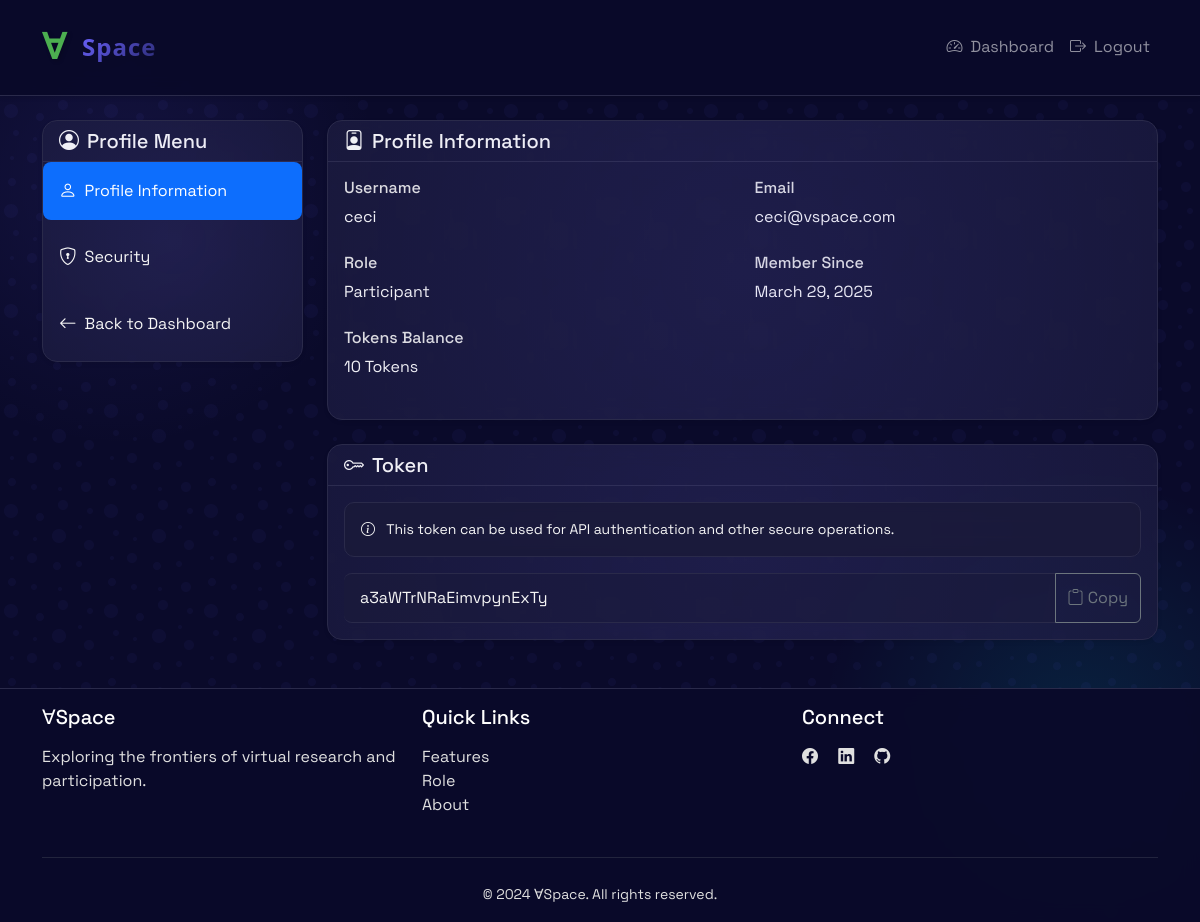
Screenshot of /profile/ (signed in) with the database file from the repository.
### users/models.py (models this page shows, shortened)
class CustomUser(AbstractUser):
    ROLE_CHOICES = [
        ('researcher', 'Researcher'),
        ('participant', 'Participant'),
    ]
    role = models.CharField(max_length=20, choices=ROLE_CHOICES, default='participant')
    email = models.EmailField(unique=True)
    token = models.CharField(max_length=20, unique=True, blank=True, null=True)
    tokens_amount = models.IntegerField(default=0, help_text="Amount of special currency tokens")

### users/views.py (the view)
# urls.py: path('profile/', views.profile_view, name='profile'),
@login_required
def profile_view(request):
    return render(request, 'users/profile.html')

### templates/users/profile.html (shortened to what this page needs)
{% extends "base.html" %}
{% block content %}
<div class="container mt-4">
    <div class="row">
        <div class="col-md-3">
            <div class="card shadow-sm mb-4 space-element">
                <div class="card-header bg-transparent">
                    <h5 class="card-title mb-0">
                        <i class="bi bi-person-circle me-2"></i>Profile Menu
                    </h5>
                </div>
                <div class="card-body p-0">
                    <div class="list-group list-group-flush">
                        <a href="{% url 'profile' %}" class="list-group-item list-group-item-action active d-flex align-items-center">
                            <i class="bi bi-person me-2"></i> Profile Information
                        </a>
                        <a href="{% url 'security' %}" class="list-group-item list-group-item-action d-flex align-items-center">
                            <i class="bi bi-shield-lock me-2"></i> Security
                        </a>
                        <a href="{% url 'dashboard' %}" class="list-group-item list-group-item-action d-flex align-items-center">
                            <i class="bi bi-arrow-left me-2"></i> Back to Dashboard
                        </a>
                    </div>
                </div>
            </div>
        </div>
        <div class="col-md-9">
            <div class="card shadow-sm mb-4 space-element">
                <div class="card-header bg-transparent">
                    <h5 class="card-title mb-0">
                        <i class="bi bi-person-badge me-2"></i>Profile Information
                    </h5>
                </div>
                <div class="card-body">
                    <div class="row">
                        <div class="col-md-6 mb-4">
                            <h6 class="text-muted mb-2">Username</h6>
                            <p class="mb-0">{{ user.username }}</p>
                        </div>
                        <div class="col-md-6 mb-4">
                            <h6 class="text-muted mb-2">Email</h6>
                            <p class="mb-0">{{ user.email }}</p>
                        </div>
                        <div class="col-md-6 mb-4">
                            <h6 class="text-muted mb-2">Role</h6>
                            <p class="mb-0">{{ user.role|title }}</p>
                        </div>
                        <div class="col-md-6 mb-4">
                            <h6 class="text-muted mb-2">Member Since</h6>
                            <p class="mb-0">{{ user.date_joined|date:"F j, Y" }}</p>
                        </div>
                        <div class="col-md-6 mb-4">
                            <h6 class="text-muted mb-2">Tokens Balance</h6>
                            <p class="mb-0">{{ user.tokens_amount }} Tokens</p>
                        </div>
                    </div>
                </div>
            </div>
            <div class="card shadow-sm space-element mb-5">
                <div class="card-header bg-transparent">
                    <h5 class="card-title mb-0">
                        <i class="bi bi-key me-2"></i>Token
                    </h5>
                </div>
                <div class="card-body">
                    <div class="alert alert-info">
                        <i class="bi bi-info-circle me-2"></i>
                        This token can be used for API authentication and other secure operations.
                    </div>
                    <div class="input-group">
                        <input type="text" class="form-control" value="{{ user.token }}" readonly>
                        <button class="btn btn-outline-secondary copy-token" type="button">
                            <i class="bi bi-clipboard"></i> Copy
                        </button>
                    </div>
                </div>
            </div>
        </div>
    </div>
</div>
{% endblock %}

### static/css/style.css (style rules this page uses)
:root { --primary-color: #6C63FF; --secondary-color: #2A2A72; --accent-color: #00F5FF; --dark-bg: #0A0A2A; --darker-bg: #050510; --light-bg: #1A1A3A; --text-color: #FFFFFF; --text-muted: #E0E0E0; --text-light: #F5F5F5; --border-color: #2A2A4A; --card-bg: rgba(26, 26, 58, 0.8); --gradient-primary: linear-gradient(135deg, var(--primary-color), var(--secondary-color)); --gradient-accent: linear-gradient(135deg, var(--accent-color), var(--primary-color)); }
body { font-family: 'Space Grotesk', sans-serif; background-color: var(--dark-bg); color: var(--text-color); min-height: 100vh; display: flex; flex-direction: column; background-image: radial-gradient(circle at 10% 20%, rgba(108, 99, 255, 0.1) 0%, transparent 20%), radial-gradient(circle at 90% 80%, rgba(0, 245, 255, 0.1) 0%, transparent 20%); background-attachment: fixed; }
.form-control { padding: 0.75rem 1rem; font-size: 1rem; border-radius: 0.5rem; border: 1px solid var(--border-color); background-color: var(--light-bg); width: 100%; transition: all 0.3s ease; }
.card { border-radius: 1rem; width: 100%; transition: all 0.3s ease; border: none; box-shadow: 0 4px 6px rgba(0, 0, 0, 0.1); }
.card-header { border-top-left-radius: 1rem; border-top-right-radius: 1rem; background: linear-gradient(45deg, var(--primary-color), var(--primary-hover)); }
.input-group { width: 100%; transition: all 0.3s ease; }
.input-group .form-control { border-left: none; flex: 1; }
.alert { border-radius: 0.5rem; font-size: 0.875rem; animation: slideIn 0.3s ease; }
.space-theme::before { content: ''; position: fixed; top: 0; left: 0; width: 100%; height: 100%; pointer-events: none; z-index: -1; }
.card { background: var(--card-bg); backdrop-filter: blur(10px); border: 1px solid var(--border-color); border-radius: 15px; transition: transform 0.3s ease, box-shadow 0.3s ease; color: var(--text-light); }
.card-header { background: rgba(26, 26, 58, 0.5); border-bottom: 1px solid var(--border-color); color: var(--text-light); }
.card-title { color: var(--text-light); }
.form-control { background: rgba(26, 26, 58, 0.5); border: 1px solid var(--border-color); color: var(--text-light); transition: all 0.3s ease; }
.form-control::placeholder { color: rgba(255, 255, 255, 0.6); }
.space-element { position: relative; overflow: hidden; }
.space-element::before { content: ''; position: absolute; top: -50%; left: -50%; width: 200%; height: 200%; background: radial-gradient(circle at center, rgba(108, 99, 255, 0.1) 0%, transparent 70%); animation: rotate 20s linear infinite; }
.bi { transition: transform 0.3s ease; }
.alert { background: rgba(26, 26, 58, 0.9); backdrop-filter: blur(10px); border: 1px solid var(--border-color); border-radius: 10px; color: var(--text-light); }
a { color: var(--accent-color); text-decoration: none; transition: color 0.3s ease; }
.list-group-item { background: transparent; color: var(--text-light); border: none; }
.text-muted { color: var(--text-muted) !important; }
::placeholder { color: rgba(255, 255, 255, 0.6); }

### templates/base.html (style rules this page uses)
body { min-height: 100vh; display: flex; flex-direction: column; }
.card { transition: transform 0.2s; box-shadow: 0 2px 4px rgba(0,0,0,.05); }
.list-group-item { border: none; padding: 1rem; margin-bottom: 0.5rem; border-radius: 0.5rem !important; background-color: #f8f9fa; }

### templates/users/profile.html (style rules this page uses)
.list-group-item { border: none; padding: 1rem; transition: all 0.3s ease; background: transparent; }
.list-group-item i { font-size: 1.1rem; }
.card-header { border-bottom: 1px solid var(--border-color); }
.space-element { position: relative; overflow: hidden; }
.space-element::before { content: ''; position: absolute; top: -50%; left: -50%; width: 200%; height: 200%; background: radial-gradient(circle at center, rgba(108, 99, 255, 0.1) 0%, transparent 70%); animation: rotate 20s linear infinite; pointer-events: none; }
.bi { transition: transform 0.3s ease; }

### rows the page displays
CustomUser: username "ceci", email "ceci@vspace.com", role "Participant", date_joined "March 29, 2025", tokens_amount "10", token "a3aWTrNRaEimvpynExTy"
